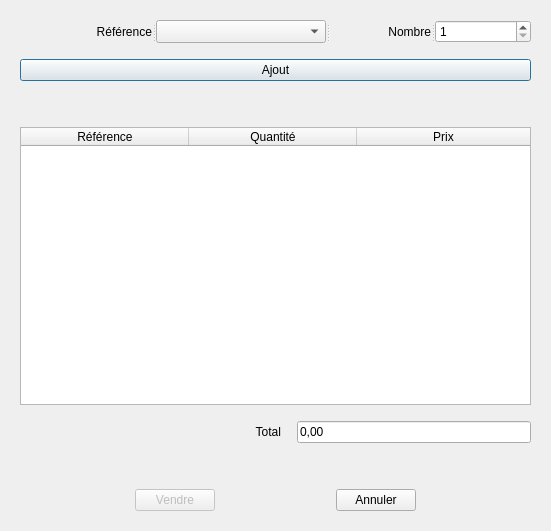
<?xml version="1.0" encoding="UTF-8"?>
<ui version="4.0">
 <class>AjoutVenteDialog</class>
 <widget class="QDialog" name="AjoutVenteDialog">
  <property name="windowModality">
   <enum>Qt::WindowModal</enum>
  </property>
  <property name="geometry">
   <rect>
    <x>0</x>
    <y>0</y>
    <width>551</width>
    <height>531</height>
   </rect>
  </property>
  <property name="windowTitle">
   <string>Ajout d'une vente</string>
  </property>
  <property name="windowIcon">
   <iconset>
    <normaloff>../../images/qlot_512.svg</normaloff>../../images/qlot_512.svg</iconset>
  </property>
  <widget class="QWidget" name="">
   <property name="geometry">
    <rect>
     <x>20</x>
     <y>20</y>
     <width>511</width>
     <height>491</height>
    </rect>
   </property>
   <layout class="QVBoxLayout" name="verticalLayout_3">
    <item>
     <layout class="QVBoxLayout" name="verticalLayout_2">
      <item>
       <layout class="QVBoxLayout" name="verticalLayout">
        <item>
         <widget class="QSplitter" name="splitter_3">
          <property name="orientation">
           <enum>Qt::Horizontal</enum>
          </property>
          <widget class="QSplitter" name="splitter">
           <property name="orientation">
            <enum>Qt::Horizontal</enum>
           </property>
           <widget class="QLabel" name="label_ref_vente">
            <property name="text">
             <string>Référence</string>
            </property>
            <property name="alignment">
             <set>Qt::AlignRight|Qt::AlignTrailing|Qt::AlignVCenter</set>
            </property>
           </widget>
           <widget class="QComboBox" name="comboBox"/>
          </widget>
          <widget class="QSplitter" name="splitter_2">
           <property name="orientation">
            <enum>Qt::Horizontal</enum>
           </property>
           <widget class="QLabel" name="label_nb_vente">
            <property name="text">
             <string>Nombre</string>
            </property>
            <property name="alignment">
             <set>Qt::AlignRight|Qt::AlignTrailing|Qt::AlignVCenter</set>
            </property>
           </widget>
           <widget class="QSpinBox" name="spinBox">
            <property name="minimum">
             <number>1</number>
            </property>
           </widget>
          </widget>
         </widget>
        </item>
        <item>
         <spacer name="verticalSpacer_4">
          <property name="orientation">
           <enum>Qt::Vertical</enum>
          </property>
          <property name="sizeType">
           <enum>QSizePolicy::Fixed</enum>
          </property>
          <property name="sizeHint" stdset="0">
           <size>
            <width>20</width>
            <height>10</height>
           </size>
          </property>
         </spacer>
        </item>
        <item>
         <widget class="QPushButton" name="button_ajout">
          <property name="text">
           <string>Ajout</string>
          </property>
         </widget>
        </item>
       </layout>
      </item>
      <item>
       <spacer name="verticalSpacer">
        <property name="orientation">
         <enum>Qt::Vertical</enum>
        </property>
        <property name="sizeType">
         <enum>QSizePolicy::Fixed</enum>
        </property>
        <property name="sizeHint" stdset="0">
         <size>
          <width>20</width>
          <height>40</height>
         </size>
        </property>
       </spacer>
      </item>
      <item>
       <widget class="QTableWidget" name="table_ajout_vente">
        <attribute name="horizontalHeaderDefaultSectionSize">
         <number>168</number>
        </attribute>
        <attribute name="horizontalHeaderStretchLastSection">
         <bool>true</bool>
        </attribute>
        <column>
         <property name="text">
          <string>Référence</string>
         </property>
        </column>
        <column>
         <property name="text">
          <string>Quantité</string>
         </property>
        </column>
        <column>
         <property name="text">
          <string>Prix</string>
         </property>
        </column>
       </widget>
      </item>
      <item>
       <spacer name="verticalSpacer_2">
        <property name="orientation">
         <enum>Qt::Vertical</enum>
        </property>
        <property name="sizeType">
         <enum>QSizePolicy::Fixed</enum>
        </property>
        <property name="sizeHint" stdset="0">
         <size>
          <width>20</width>
          <height>10</height>
         </size>
        </property>
       </spacer>
      </item>
      <item>
       <layout class="QHBoxLayout" name="horizontalLayout">
        <item>
         <spacer name="horizontalSpacer_2">
          <property name="orientation">
           <enum>Qt::Horizontal</enum>
          </property>
          <property name="sizeHint" stdset="0">
           <size>
            <width>40</width>
            <height>20</height>
           </size>
          </property>
         </spacer>
        </item>
        <item>
         <widget class="QLabel" name="label_total">
          <property name="text">
           <string>Total</string>
          </property>
          <property name="alignment">
           <set>Qt::AlignRight|Qt::AlignTrailing|Qt::AlignVCenter</set>
          </property>
         </widget>
        </item>
        <item>
         <spacer name="horizontalSpacer">
          <property name="orientation">
           <enum>Qt::Horizontal</enum>
          </property>
          <property name="sizeType">
           <enum>QSizePolicy::Fixed</enum>
          </property>
          <property name="sizeHint" stdset="0">
           <size>
            <width>10</width>
            <height>20</height>
           </size>
          </property>
         </spacer>
        </item>
        <item>
         <widget class="QLineEdit" name="lineEdit">
          <property name="text">
           <string>0,00</string>
          </property>
          <property name="readOnly">
           <bool>true</bool>
          </property>
         </widget>
        </item>
       </layout>
      </item>
     </layout>
    </item>
    <item>
     <spacer name="verticalSpacer_3">
      <property name="orientation">
       <enum>Qt::Vertical</enum>
      </property>
      <property name="sizeType">
       <enum>QSizePolicy::Fixed</enum>
      </property>
      <property name="sizeHint" stdset="0">
       <size>
        <width>20</width>
        <height>40</height>
       </size>
      </property>
     </spacer>
    </item>
    <item>
     <layout class="QHBoxLayout" name="horizontalLayout_2">
      <item>
       <spacer name="horizontalSpacer_4">
        <property name="orientation">
         <enum>Qt::Horizontal</enum>
        </property>
        <property name="sizeHint" stdset="0">
         <size>
          <width>40</width>
          <height>20</height>
         </size>
        </property>
       </spacer>
      </item>
      <item>
       <widget class="QPushButton" name="button_vente">
        <property name="enabled">
         <bool>false</bool>
        </property>
        <property name="text">
         <string>Vendre</string>
        </property>
       </widget>
      </item>
      <item>
       <spacer name="horizontalSpacer_3">
        <property name="orientation">
         <enum>Qt::Horizontal</enum>
        </property>
        <property name="sizeHint" stdset="0">
         <size>
          <width>40</width>
          <height>20</height>
         </size>
        </property>
       </spacer>
      </item>
      <item>
       <widget class="QPushButton" name="button_annuler_vente">
        <property name="text">
         <string>Annuler</string>
        </property>
       </widget>
      </item>
      <item>
       <spacer name="horizontalSpacer_5">
        <property name="orientation">
         <enum>Qt::Horizontal</enum>
        </property>
        <property name="sizeHint" stdset="0">
         <size>
          <width>40</width>
          <height>20</height>
         </size>
        </property>
       </spacer>
      </item>
     </layout>
    </item>
   </layout>
  </widget>
 </widget>
 <resources/>
 <connections/>
</ui>
